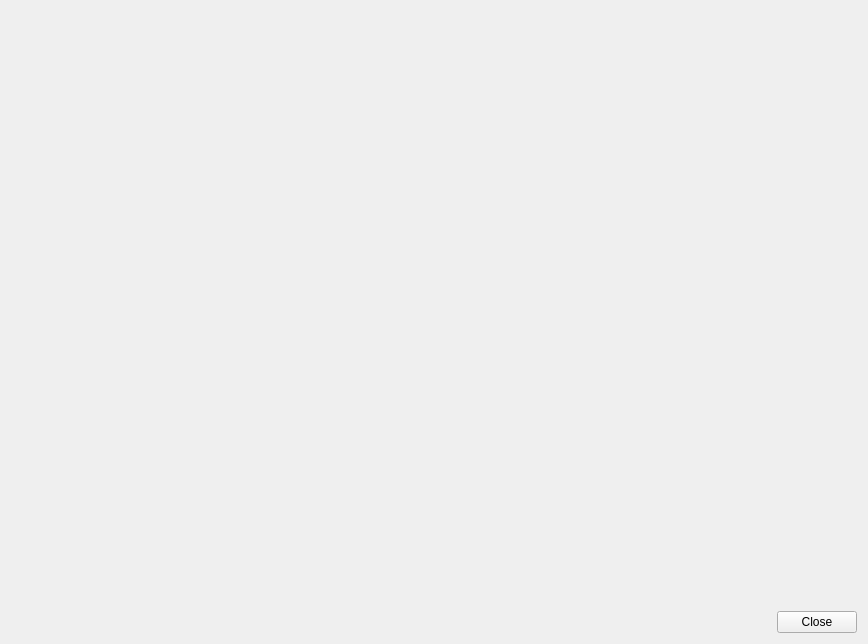
<?xml version="1.0" encoding="UTF-8"?>
<ui version="4.0">
 <class>MusicSearch</class>
 <widget class="QDialog" name="MusicSearch">
  <property name="windowModality">
   <enum>Qt::WindowModal</enum>
  </property>
  <property name="geometry">
   <rect>
    <x>0</x>
    <y>0</y>
    <width>868</width>
    <height>644</height>
   </rect>
  </property>
  <property name="windowTitle">
   <string>Search Result</string>
  </property>
  <property name="windowIcon">
   <iconset resource="../../MediaElch.qrc">
    <normaloff>:/img/MediaElch.png</normaloff>:/img/MediaElch.png</iconset>
  </property>
  <property name="modal">
   <bool>true</bool>
  </property>
  <layout class="QVBoxLayout" name="verticalLayout" stretch="1,0">
   <item>
    <widget class="MusicSearchWidget" name="musicSearchWidget" native="true"/>
   </item>
   <item>
    <layout class="QHBoxLayout" name="horizontalLayout">
     <item>
      <spacer name="horizontalSpacer">
       <property name="orientation">
        <enum>Qt::Horizontal</enum>
       </property>
       <property name="sizeHint" stdset="0">
        <size>
         <width>40</width>
         <height>20</height>
        </size>
       </property>
      </spacer>
     </item>
     <item>
      <widget class="QPushButton" name="buttonClose">
       <property name="text">
        <string>Close</string>
       </property>
       <property name="autoDefault">
        <bool>false</bool>
       </property>
      </widget>
     </item>
    </layout>
   </item>
  </layout>
 </widget>
 <customwidgets>
  <customwidget>
   <class>MusicSearchWidget</class>
   <extends>QWidget</extends>
   <header>music/MusicSearchWidget.h</header>
   <container>1</container>
  </customwidget>
 </customwidgets>
 <resources>
  <include location="../../MediaElch.qrc"/>
 </resources>
 <connections/>
</ui>
